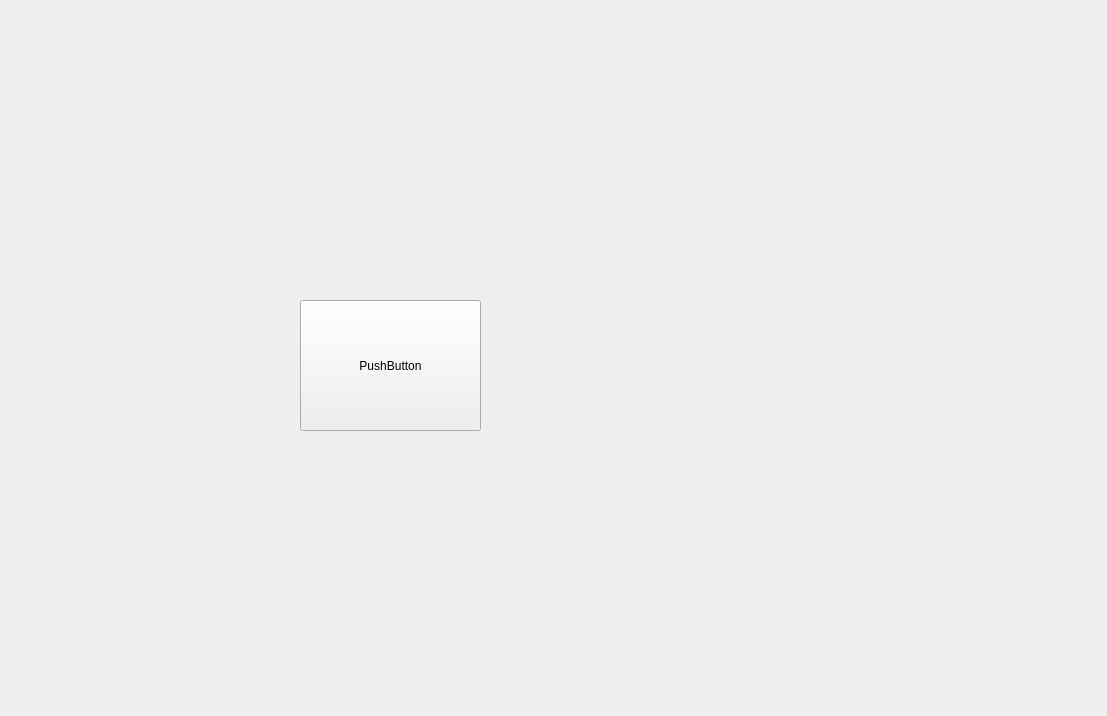
<?xml version="1.0" encoding="UTF-8"?>
<ui version="4.0">
 <class>MainWindow</class>
 <widget class="QMainWindow" name="MainWindow">
  <property name="geometry">
   <rect>
    <x>0</x>
    <y>0</y>
    <width>1107</width>
    <height>716</height>
   </rect>
  </property>
  <property name="windowTitle">
   <string>MainWindow</string>
  </property>
  <widget class="QWidget" name="centralwidget">
   <widget class="QPushButton" name="pushButton">
    <property name="geometry">
     <rect>
      <x>300</x>
      <y>300</y>
      <width>181</width>
      <height>131</height>
     </rect>
    </property>
    <property name="text">
     <string>PushButton</string>
    </property>
   </widget>
  </widget>
 </widget>
 <resources/>
 <connections/>
</ui>
